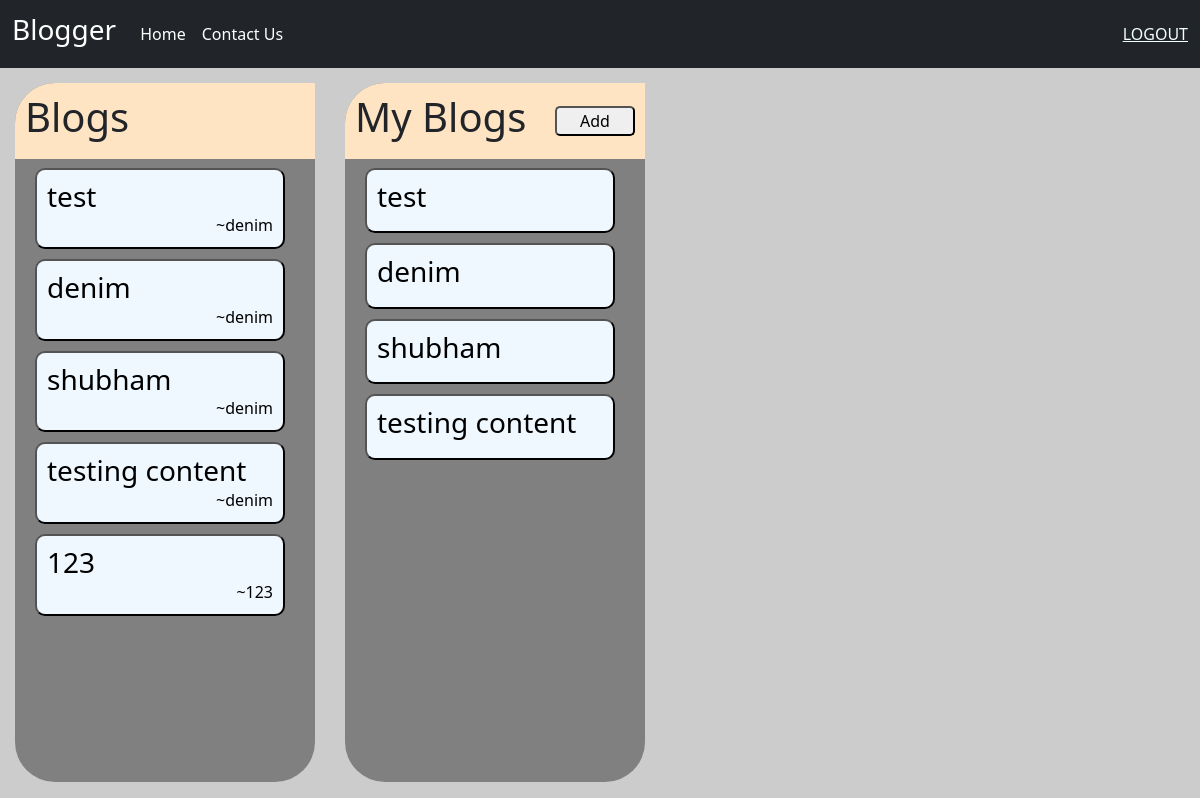
/home/ (signed in), run on an earlier commit of the app's database.
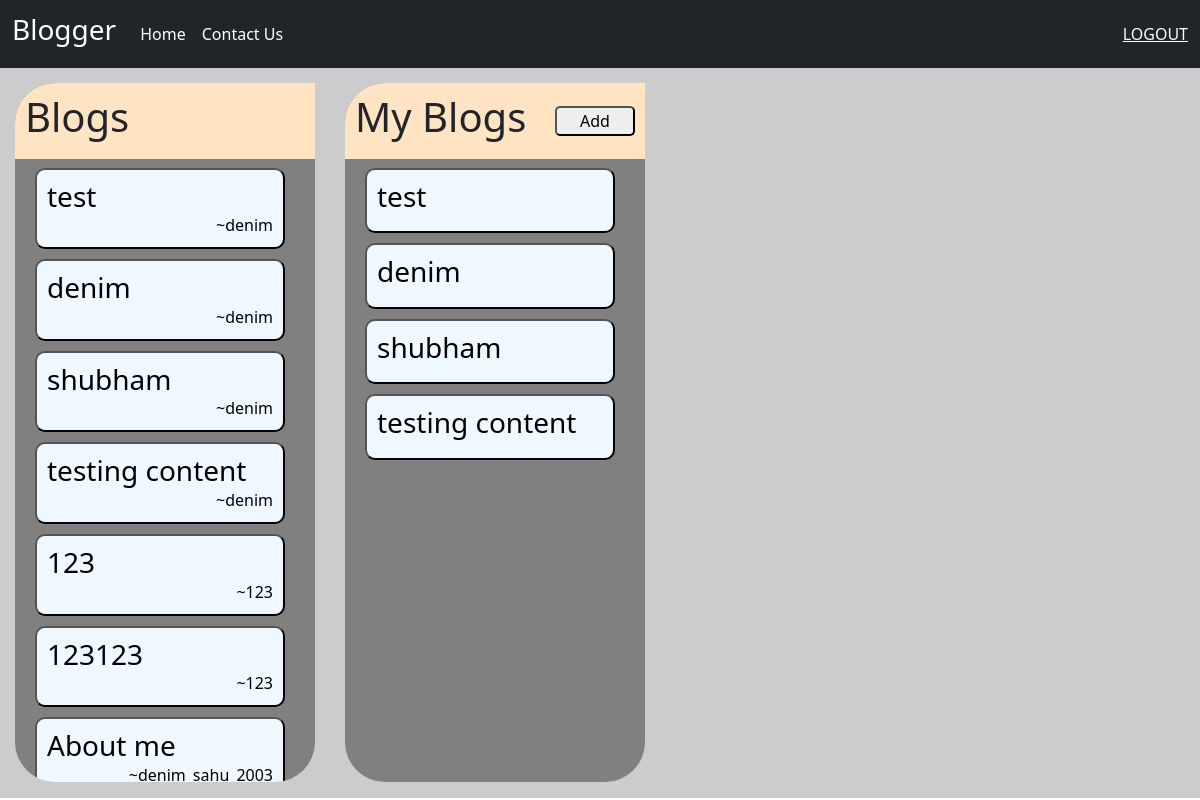
And on a later commit of the database.
### pages/models.py (models this page shows, shortened)
class blogs(models.Model):
    username=models.CharField(max_length=30)
    title=models.CharField(max_length=20)
    blog=models.TextField()
    date_time=models.DateTimeField()

### pages/views.py (the view, shortened to what this page needs)
# urls.py: 2. Add a URL to urlpatterns:  path('', views.home, name='home')
def home(request):
    user_name = str(request.user)
    if request.user.is_authenticated:
        data = blogs.objects.all()
        return render(request, 'home.html', {'data': data, 'user_name': user_name})
    else:
        return redirect('login_page')

### templates/home.html (shortened to what this page needs)
{% extends 'base.html' %}
{% block head %}
<link rel="stylesheet" href="https://cdnjs.cloudflare.com/ajax/libs/font-awesome/4.7.0/css/font-awesome.min.css">
{% endblock head %}
{% block body %}
<div style="height: 91.3vh; display: flex;background-image:url(https://picsum.photos/1920/1080); background-repeat: no-repeat;">
    <div style="width: 300px;overflow-x:hidden; overflow-y:auto; height:87.4vh; background-color: gray;margin: 15px; border-radius: 40px;">
        <div style="position: fixed; background-color: bisque; display: flex; width:inherit;padding:10px; border-top-left-radius: 40px;" >
            <h1>Blogs</h1>
        </div>
        <div style="margin-top:85px; margin-left: 10px;margin-right: 10px;">
                {% for blog in  data%}
                    <form method="post">
                        <button name='selected_blog' value="{{ blog.pk }}" style="display: flex; flex-direction: column; margin: 10px; border-radius: 10px; padding: 10px; background-color: aliceblue; width: 250px;">
                            <h3 style="margin:0px;color:black">{{blog.title}}</h3>
                            <p style="margin:0px;align-self: flex-end;">~{{blog.username}}</p>
                        </button>
                    </form>
                {% endfor %}
        </div>
    </div>
    <div style="width: 300px;overflow-x:hidden; overflow-y:auto; height:87.4vh; background-color: gray;margin: 15px; border-radius: 40px;">
        <div style="z-index: 99; position: fixed; background-color: bisque; display: flex; width:inherit;padding:10px; border-top-left-radius: 40px;" >
            <h1>My Blogs</h1>
            <button style="align-self:center; margin-left: auto; border-radius: 5px; width: 80px;"><a href="blog" style="color: black; text-decoration: none;">Add</a></button>
        </div>
        <div style="margin-top:85px; margin-left: 10px;margin-right: 10px; width: 300px;">
                {% for blog in  data%}
                    {% if blog.username == user_name %}
                    <form method="post">
                        <button name='selected_blog' value="{{ blog.pk }}" style="display: flex; flex-direction: column; margin: 10px; border-radius: 10px; padding: 10px; background-color: aliceblue; width: 250px;">
                            <h3 style="color:black">{{blog.title}}</h3>
                        </button>
                    </form>
                    {% endif %}
                {% endfor %}
        </div>
    </div>
</div>
{% endblock body %}

What changed in the data, as far as the page shows it:
added blogs: {{ blog.pk }} 16 (drawn), title "123123", username "123", shown under "Blogs"
added blogs: {{ blog.pk }} 17 (drawn), title "About me", username "denim_sahu_2003", shown under "Blogs"
